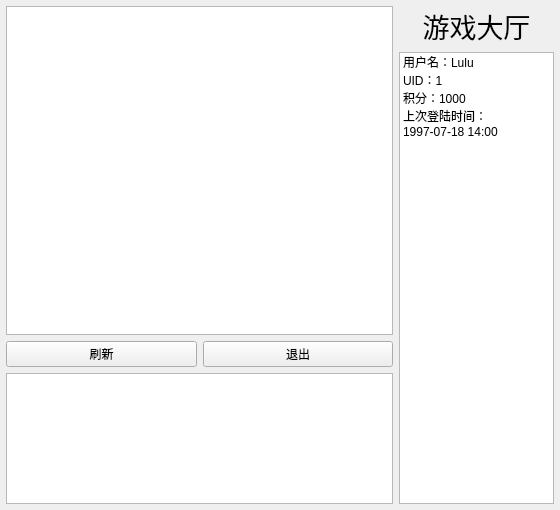
<?xml version="1.0" encoding="UTF-8"?>
<ui version="4.0">
 <class>MainWindow</class>
 <widget class="QMainWindow" name="MainWindow">
  <property name="geometry">
   <rect>
    <x>0</x>
    <y>0</y>
    <width>560</width>
    <height>510</height>
   </rect>
  </property>
  <property name="minimumSize">
   <size>
    <width>560</width>
    <height>200</height>
   </size>
  </property>
  <property name="windowTitle">
   <string>LGVS-Lobby</string>
  </property>
  <widget class="QWidget" name="main">
   <layout class="QHBoxLayout" name="horizontalLayout" stretch="5,2">
    <property name="leftMargin">
     <number>6</number>
    </property>
    <property name="topMargin">
     <number>6</number>
    </property>
    <property name="rightMargin">
     <number>6</number>
    </property>
    <property name="bottomMargin">
     <number>6</number>
    </property>
    <item>
     <layout class="QVBoxLayout" name="labby" stretch="5,0,2">
      <property name="rightMargin">
       <number>0</number>
      </property>
      <item>
       <widget class="QTableWidget" name="games">
        <property name="minimumSize">
         <size>
          <width>350</width>
          <height>200</height>
         </size>
        </property>
        <property name="maximumSize">
         <size>
          <width>16777215</width>
          <height>16777215</height>
         </size>
        </property>
       </widget>
      </item>
      <item>
       <layout class="QHBoxLayout" name="tools">
        <item>
         <widget class="QPushButton" name="F5">
          <property name="text">
           <string>刷新</string>
          </property>
         </widget>
        </item>
        <item>
         <widget class="QPushButton" name="BAK">
          <property name="text">
           <string>退出</string>
          </property>
         </widget>
        </item>
       </layout>
      </item>
      <item>
       <widget class="QTextEdit" name="message">
        <property name="minimumSize">
         <size>
          <width>350</width>
          <height>80</height>
         </size>
        </property>
        <property name="readOnly">
         <bool>true</bool>
        </property>
       </widget>
      </item>
     </layout>
    </item>
    <item>
     <layout class="QVBoxLayout" name="info">
      <property name="leftMargin">
       <number>0</number>
      </property>
      <item>
       <layout class="QHBoxLayout" name="top" stretch="0">
        <property name="leftMargin">
         <number>9</number>
        </property>
        <property name="rightMargin">
         <number>9</number>
        </property>
        <item>
         <widget class="QLabel" name="title">
          <property name="sizeIncrement">
           <size>
            <width>164</width>
            <height>0</height>
           </size>
          </property>
          <property name="baseSize">
           <size>
            <width>264</width>
            <height>0</height>
           </size>
          </property>
          <property name="font">
           <font>
            <family>微软雅黑</family>
            <pointsize>20</pointsize>
           </font>
          </property>
          <property name="text">
           <string>游戏大厅</string>
          </property>
          <property name="alignment">
           <set>Qt::AlignCenter</set>
          </property>
         </widget>
        </item>
       </layout>
      </item>
      <item>
       <widget class="QListWidget" name="userinfo">
        <property name="minimumSize">
         <size>
          <width>150</width>
          <height>0</height>
         </size>
        </property>
        <property name="maximumSize">
         <size>
          <width>300</width>
          <height>16777215</height>
         </size>
        </property>
        <item>
         <property name="text">
          <string>用户名：Lulu</string>
         </property>
         <property name="textAlignment">
          <set>AlignLeading|AlignVCenter</set>
         </property>
        </item>
        <item>
         <property name="text">
          <string>UID：1</string>
         </property>
        </item>
        <item>
         <property name="text">
          <string>积分：1000</string>
         </property>
        </item>
        <item>
         <property name="text">
          <string>上次登陆时间：</string>
         </property>
        </item>
        <item>
         <property name="text">
          <string>1997-07-18 14:00</string>
         </property>
        </item>
       </widget>
      </item>
     </layout>
    </item>
   </layout>
  </widget>
 </widget>
 <layoutdefault spacing="6" margin="11"/>
 <resources/>
 <connections/>
</ui>
